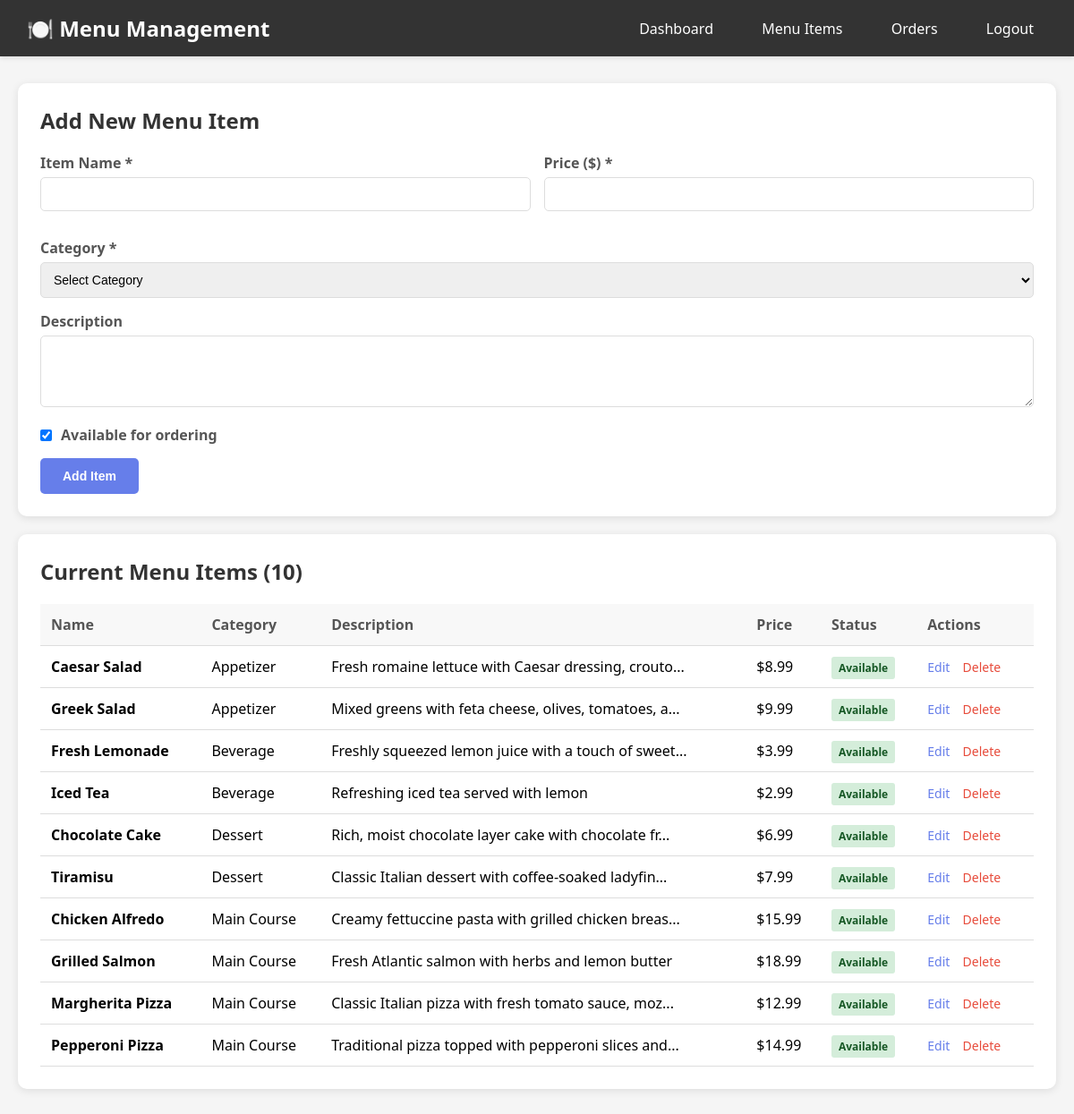
Page /menu.php (signed in) on the committed database.
### tables this page shows
CREATE TABLE menu_items (
    id INT AUTO_INCREMENT PRIMARY KEY,
    name VARCHAR(100) NOT NULL,
    description TEXT,
    price DECIMAL(10,2) NOT NULL,
    category VARCHAR(50) NOT NULL,
    available BOOLEAN DEFAULT TRUE,
    created_at TIMESTAMP DEFAULT CURRENT_TIMESTAMP,
    INDEX idx_category (category),
    INDEX idx_available (available)
);

### config.php (called while the page is built, shortened)
<?php
function escape($string) {
    return htmlspecialchars($string, ENT_QUOTES, 'UTF-8');
}

### menu.php (the view, shortened to what this page needs)
<?php
require_once 'config.php';
$db = new Database();
$pdo = $db->connect();
$editItem = null;
try {
    $items = $pdo->query("SELECT * FROM menu_items ORDER BY category, name")->fetchAll();
} catch (PDOException $e) {
    $items = [];
    $error = 'Error loading menu items';
}
?>
<!DOCTYPE html>
<html lang="en">
<head>
</head>
<body>
    <div class="navbar">
        <h1>🍽️ Menu Management</h1>
        <nav>
            <a href="dashboard.php">Dashboard</a>
            <a href="menu.php">Menu Items</a>
            <a href="orders.php">Orders</a>
            <a href="logout.php">Logout</a>
        </nav>
    </div>
    <div class="container">
        <div class="card">
            <h2><?php echo $editItem ? 'Edit Menu Item' : 'Add New Menu Item'; ?></h2>
            <form method="POST" action="menu.php">
                <div class="form-row">
                    <div class="form-group">
                        <label for="name">Item Name *</label>
                        <input type="text" id="name" name="name" value="<?php echo escape($editItem['name'] ?? ''); ?>" required>
                    </div>
                    <div class="form-group">
                        <label for="price">Price ($) *</label>
                        <input type="number" step="0.01" id="price" name="price" value="<?php echo escape($editItem['price'] ?? ''); ?>" required>
                    </div>
                </div>
                <div class="form-group">
                    <label for="category">Category *</label>
                    <select id="category" name="category" required>
                        <option value="">Select Category</option>
                    </select>
                </div>
                <div class="form-group">
                    <label for="description">Description</label>
                    <textarea id="description" name="description"><?php echo escape($editItem['description'] ?? ''); ?></textarea>
                </div>
                <div class="form-group checkbox-group">
                    <input type="checkbox" id="available" name="available" <?php echo (!isset($editItem) || $editItem['available']) ? 'checked' : ''; ?>>
                    <label for="available">Available for ordering</label>
                </div>
                <button type="submit"><?php echo $editItem ? 'Update Item' : 'Add Item'; ?></button>
            </form>
        </div>
        <div class="card">
            <h2>Current Menu Items (<?php echo count($items); ?>)</h2>
            <?php if (count($items) > 0): ?>
                <table>
                    <thead>
                        <tr>
                            <th>Name</th>
                            <th>Category</th>
                            <th>Description</th>
                            <th>Price</th>
                            <th>Status</th>
                            <th>Actions</th>
                        </tr>
                    </thead>
                    <tbody>
                        <?php foreach ($items as $item): ?>
                            <tr>
                                <td><strong><?php echo escape($item['name']); ?></strong></td>
                                <td><?php echo escape($item['category']); ?></td>
                                <td><?php echo escape(substr($item['description'], 0, 50)); ?><?php echo strlen($item['description']) > 50 ? '...' : ''; ?></td>
                                <td>$<?php echo number_format($item['price'], 2); ?></td>
                                <td>
                                    <span class="badge <?php echo $item['available'] ? 'badge-success' : 'badge-danger'; ?>">
                                        <?php echo $item['available'] ? 'Available' : 'Unavailable'; ?>
                                    </span>
                                </td>
                                <td class="actions">
                                    <a href="menu.php?edit=<?php echo $item['id']; ?>">Edit</a>
                                    <a href="menu.php?delete=<?php echo $item['id']; ?>" class="delete" onclick="return confirm('Are you sure you want to delete this item?')">Delete</a>
                                </td>
                            </tr>
                        <?php endforeach; ?>
                    </tbody>
                </table>
            <?php else: ?>
                <p style="color: #666; text-align: center; padding: 20px;">No menu items found. Add your first item above!</p>
            <?php endif; ?>
        </div>
    </div>
</body>
</html>

### menu.php (style rules this page uses)
* { margin: 0; padding: 0; box-sizing: border-box; }
body { font-family: 'Segoe UI', Tahoma, Geneva, Verdana, sans-serif; background: #f5f5f5; }
.navbar { background: #333; color: white; padding: 15px 30px; display: flex; justify-content: space-between; align-items: center; box-shadow: 0 2px 5px rgba(0,0,0,0.1); }
.navbar h1 { font-size: 24px; }
.navbar nav a { color: white; text-decoration: none; margin-left: 20px; padding: 8px 15px; border-radius: 5px; transition: background 0.3s; }
.container { max-width: 1200px; margin: 30px auto; padding: 0 20px; }
.card { background: white; padding: 25px; border-radius: 10px; box-shadow: 0 2px 10px rgba(0,0,0,0.1); margin-bottom: 20px; }
h2 { color: #333; margin-bottom: 20px; }
.form-row { display: grid; grid-template-columns: 1fr 1fr; gap: 15px; margin-bottom: 15px; }
.form-group { margin-bottom: 15px; }
label { display: block; margin-bottom: 5px; color: #555; font-weight: bold; }
input, textarea, select { width: 100%; padding: 10px; border: 1px solid #ddd; border-radius: 5px; font-size: 14px; }
textarea { min-height: 80px; resize: vertical; }
.checkbox-group { display: flex; align-items: center; }
.checkbox-group input { width: auto; margin-right: 10px; }
.checkbox-group label { margin-bottom: 0; }
button { padding: 12px 25px; background: #667eea; color: white; border: none; border-radius: 5px; cursor: pointer; font-weight: bold; font-size: 14px; transition: background 0.3s; }
table { width: 100%; border-collapse: collapse; }
th, td { padding: 12px; text-align: left; border-bottom: 1px solid #ddd; }
th { background: #f8f8f8; font-weight: bold; color: #555; }
.actions a { color: #667eea; text-decoration: none; margin-right: 10px; font-size: 14px; }
.actions a.delete { color: #e74c3c; }
.badge { padding: 4px 8px; border-radius: 3px; font-size: 12px; font-weight: bold; }
.badge-success { background: #d4edda; color: #155724; }

### rows in the picture
menu_items: name "Caesar Salad", category "Appetizer", description "Fresh romaine lettuce with Caesar dressing, crouto", price "8.99", available "Available"
menu_items: name "Greek Salad", category "Appetizer", description "Mixed greens with feta cheese, olives, tomatoes, a", price "9.99", available "Available"
menu_items: name "Fresh Lemonade", category "Beverage", description "Freshly squeezed lemon juice with a touch of sweet", price "3.99", available "Available"
menu_items: name "Iced Tea", category "Beverage", description "Refreshing iced tea served with lemon", price "2.99", available "Available"
menu_items: name "Chocolate Cake", category "Dessert", description "Rich, moist chocolate layer cake with chocolate fr", price "6.99", available "Available"
menu_items: name "Tiramisu", category "Dessert", description "Classic Italian dessert with coffee-soaked ladyfin", price "7.99", available "Available"
menu_items: name "Chicken Alfredo", category "Main Course", description "Creamy fettuccine pasta with grilled chicken breas", price "15.99", available "Available"
menu_items: name "Grilled Salmon", category "Main Course", description "Fresh Atlantic salmon with herbs and lemon butter", price "18.99", available "Available"
menu_items: name "Margherita Pizza", category "Main Course", description "Classic Italian pizza with fresh tomato sauce, moz", price "12.99", available "Available"
menu_items: name "Pepperoni Pizza", category "Main Course", description "Traditional pizza topped with pepperoni slices and", price "14.99", available "Available"

### other values in the picture
count($items) "10"
